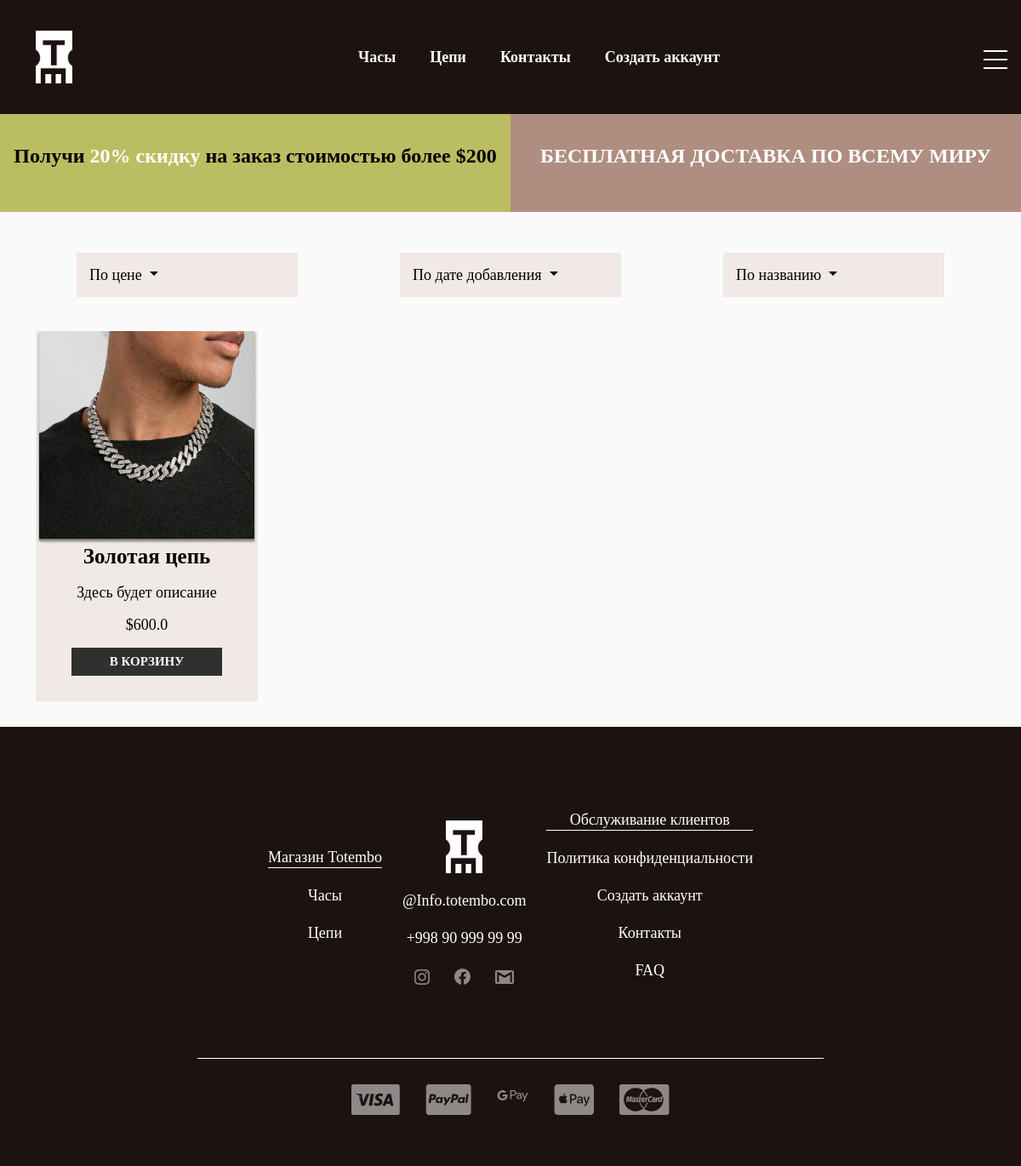
The app's page /category/2/, older data.
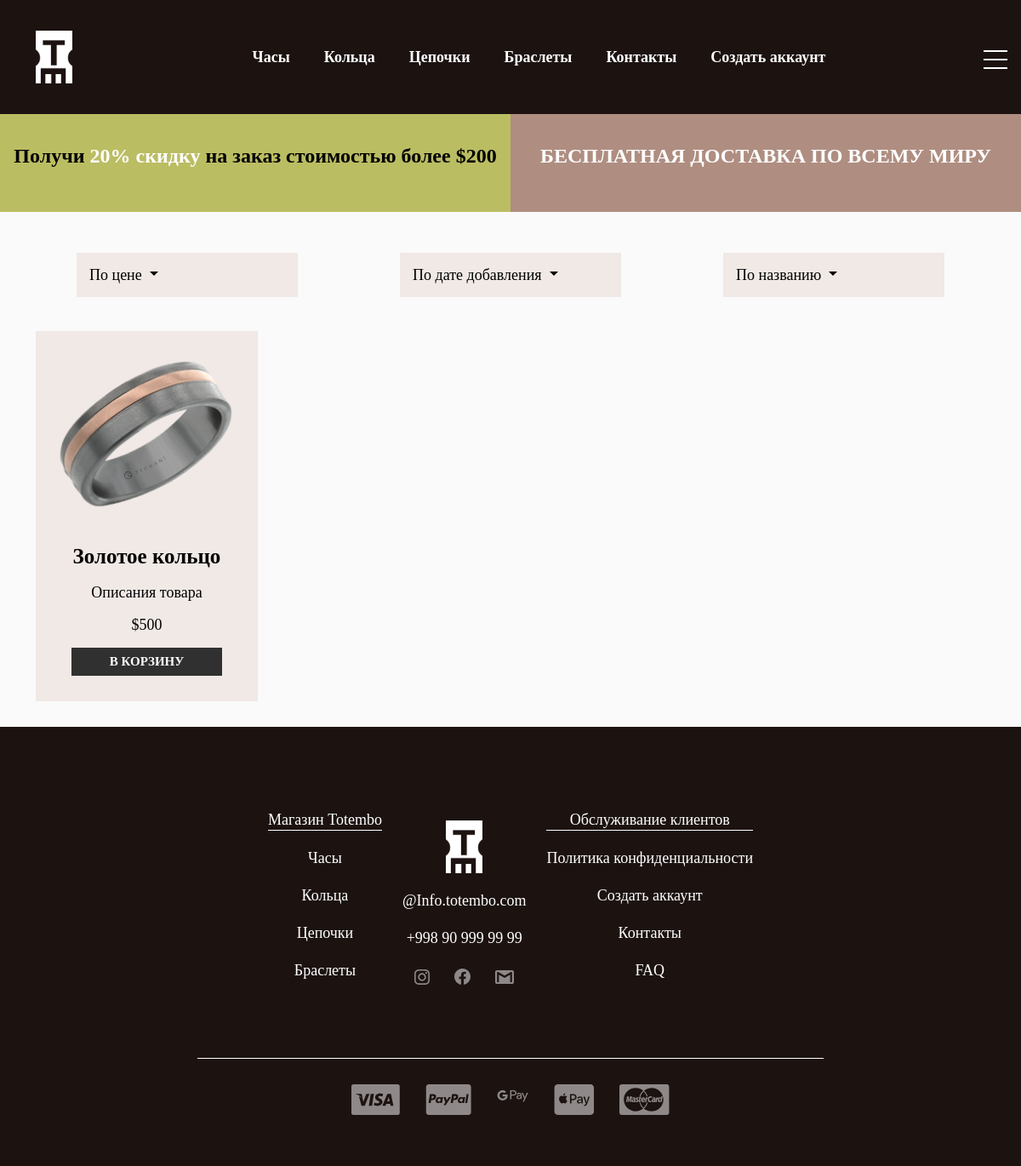
The same page, newer data.
### store/models.py (models this page shows, shortened)
class Category(models.Model):
    title = models.CharField(max_length=255, unique=True, verbose_name='Название')
    def get_absolute_url(self):
        return reverse('product_list_by_category', kwargs={'pk': self.pk})
    class Meta:
        verbose_name = 'Категория'
        verbose_name_plural = 'Категории'

class Product(models.Model):
    name = models.CharField(max_length=200)
    price = models.BigIntegerField()
    image = models.ImageField(null=True, blank=True)
    created_at = models.DateTimeField(auto_now_add=True, verbose_name='Дата создания')
    category = models.ForeignKey(Category, on_delete=models.CASCADE, verbose_name='Категория')
    quantity = models.IntegerField(verbose_name='Количество')
    description = models.TextField(default='Здесь будет описание', verbose_name='Описание')
    def get_absolute_url(self):
        return reverse('product_detail', kwargs={'pk': self.pk})
    class Meta:
        verbose_name = 'Продукт'
        verbose_name_plural = 'Продукты'

### store/views.py (the view)
# urls.py: path('category/<int:pk>/', ProductListByCategory.as_view(), name='product_list_by_category'),
class ProductListByCategory(ListView):
    model = Product
    context_object_name = 'products'
    template_name = 'store/category_product_list.html'
    def get_queryset(self):
        sort_field = self.request.GET.get('sort')
        products = Product.objects.filter(category_id=self.kwargs['pk'])
        if sort_field:
            products = products.order_by(sort_field)
        return products

### store/templatetags/store_tags.py (called while the page is built)
@register.simple_tag()
def get_categories():
    return Category.objects.all()

@register.simple_tag()
def get_sorters():
    info = [
        {
            'title': 'По цене',
            'sorters': [
                ('price', 'По возрастанию'),
                ('-price', 'По убыванию')
            ]
        },
        {
            'title': 'По дате добавления',
            'sorters': [
                ('created_at', 'Сначала старые'),
                ('-created_at', 'Сначала новые'),
            ]
        },
        {
            'title': 'По названию',
            'sorters': [
                ('name', 'от А до Я'),
                ('-name', 'от Я до А')
            ]
        },
    ]
    return info

@register.simple_tag()
def get_cart_product_quantity(request):
    data = get_cart_data(request)
    return data['cart_products_quantity']

### store/utils.py (called while the page is built, shortened)
def get_cart_data(request):
    if request.user.is_authenticated:
        cart = CartForAuthenticatedUser(request)
        cart_info = cart.get_cart_info()
    else:
        session_cart = CartForAnonymousUser(request)
        cart_info = session_cart.get_cart_info()
    order = cart_info['order']
    products = cart_info['products']
    cart_products_quantity = cart_info['cart_products_quantity']
    return {
        'order': order,
        'products': products,
        'cart_products_quantity': cart_products_quantity
    }

    def get_cart(self):
        cart = self.session.get(settings.CART_SESSION_ID)
        if not cart:
            cart = self.session['cart'] = {}
        return cart

    def get_cart_info(self):
        items = []
        order = {
            'cart_total_price': 0,
            'cart_products_quantity': 0,
            'shipping': True
        }
        cart_products_quantity = order['cart_products_quantity']
        self.save()
        return {
            'order': order,
            'products': items,
            'cart_products_quantity': cart_products_quantity
        }

    def save(self):
        self.session.modified = True

### store/templates/store/category_product_list.html
{% extends 'base.html' %}
{% load static %}
{% block style %}
<link rel="stylesheet" href="{% static 'store/css/category_product_list.css' %}">
{% endblock style %}
{% block main %}
<main>
    {% include 'store/components/_sales.html' %}
    <section class="category_products">
        <div class="products_filter">
            <div class="container">
                <div class="row justify-content-around">
                    {% include 'store/components/_dropdown_filter.html' %}
                </div>
            </div>
        </div>
        <div class="container">
            <div class="row">
                {% for product in products %}
                <div class="col-12 col-sm-6 col-md-4 col-lg-3">
                    {% include 'store/components/_product_card.html' %}
                </div>
                {% endfor %}
            </div>
        </div>
    </section>
</main>
{% endblock main %}

### templates/base.html (shortened to what this page needs)
{% load static %}
<!doctype html>
<html lang="ru">
<head>
    <link href="https://cdn.jsdelivr.net/npm/bootstrap@5.0.0-beta3/dist/css/bootstrap.min.css" rel="stylesheet"
>
    <link rel="stylesheet" href="{% static 'css/style.css' %}">
    <link rel="stylesheet" href="{% static 'css/all.min.css' %}">
    <link rel="stylesheet" href="{% static 'store/css/additional_style.css' %}">
    {% block carousel %}
    <link rel="stylesheet" href="{% static 'owl-carousel/css/owl.carousel.min.css' %}">
    <link rel="stylesheet" href="{% static 'owl-carousel/css/owl.theme.default.min.css' %}">
    {% endblock carousel %}
    {% block style %}
    {% endblock style %}
</head>
<body>
    {% block header %}
        {% include 'layout/header.html' %}
    {% endblock header %}
    {% block main %}
    {% endblock main %}
    {% block footer %}
        {% include 'layout/footer.html' %}
    {% endblock footer %}
</body>
</html>

### templates/layout/header.html (shortened to what this page needs)
{% load static %}
<header class="{% if 'category' in request.path %} mb-0 {% endif %}">
    <nav class="header_nav {% if 'category' in request.path %} mb-0 {% endif %} ">
        <div class="container">
            <div class="row align-items-center">
                <div class="col-auto">
                    <a href="{% url 'product_list' %}">
                        <img src="{% static 'images/header_logo.jpg' %}" alt="">
                    </a>
                </div>
                <div class="col-sm-8 col-lx-8 m-auto">
                    {% include 'components/_header_nav.html' %}
                </div>
            </div>
        </div>
        {% include 'components/_header_menu.html' %}
    </nav>
</header>

### templates/components/_header_nav.html
{% load store_tags %}
{% get_categories as categories %}
<ul class="header_nav-menu d-flex justify-content-center flex-wrap text-center {% if 'category' in request.path %} border-dark {% endif %}">
    {% for category in categories %}
    <li class="header_nav-item">
        <a class="header_nav-link " href="{{ category.get_absolute_url }}">{{ category.title }}</a>
    </li>
    {% endfor %}
    <li class="header_nav-item mt-3 mt-lg-0">
        <a class="header_nav-link " href="#">Контакты</a>
    </li>
    <li class="header_nav-item mt-3 mt-lg-0">
        {% if not request.user.is_authenticated %}
            <a class="header_nav-link " href="#">Создать аккаунт</a>
        {% endif %}
    </li>
</ul>

### templates/components/_header_panel.html (shortened to what this page needs)
{% load store_tags %}

### templates/components/_header_menu.html (shortened to what this page needs)
{% load static %}
{% load store_tags %}
<div class="header_lx-panel">
    <div class="hamburger">
        <div></div>
    </div>
</div>

### store/templates/store/components/_sales.html
<div class="sales_block">
    <div class="d-flex text-center">
        <div class="sales_block-first w-50">
            <p>Получи <span>20% скидку</span> на заказ стоимостью более $200</p>
        </div>
        <div class="sales_block-second w-50">
            <p>БЕСПЛАТНАЯ ДОСТАВКА ПО ВСЕМУ МИРУ</p>
        </div>
    </div>
</div>

### store/templates/store/components/_dropdown_filter.html (shortened to what this page needs)
{% load store_tags %}
{% get_sorters as data %}
{% for block in data %}
<div class="dropdown pt-2 pt-lx-0">
    <button class="products_filter-dropdown dropdown-toggle" type="button"
            id="dropdownPrice" data-bs-toggle="dropdown" aria-expanded="false">
        {{ block.title }}
    </button>
</div>
{% endfor %}

### store/templates/store/components/_product_card.html (shortened to what this page needs)
{% load static %}
<div class="product_card text-center mh-100">
    <a class="product_card-detail" href="{{ product.get_absolute_url }}">
        <div class="w-100">
            <img class="product_card-img img-fluid" style="height:250px;" src="{{ product.image.url }}" alt="">
        </div>
        <div class="product_card-description">
            <p class="product_card-name">{{ product.name }}</p>
            <p class="product_card-desc">{{ product.description }}</p>
            <p class="product_card-price">${{ product.price }}</p>
        </div>
    </a>
    {% if product.quantity > 0 %}
    <a href="{% url 'to_cart' product_id=product.pk action='add' %}" class="product_card-btn">В КОРЗИНУ</a>
    {% else %}
    <a class="product_card-txt">НЕТ В НАЛИЧИИ</a>
    {% endif %}
</div>

### templates/layout/footer.html (shortened to what this page needs)
{% load static %}
<footer>
    <div class="container">
        <div class="row flex-column flex-md-row justify-content-center align-items-center text-center">
            <div class="col-auto mt-2 mt-md-0">
                {% include 'components/_footer_nav_item.html' %}
            </div>
            <div class="col-auto mt-2 mt-md-0">
                <ul>
                    <li class="footer_nav-item">
                        <a href="">
                            <img src="{% static 'images/header_logo.jpg' %}" alt="">
                        </a>
                    </li>
                    <li class="footer_nav-item">
                        <a class="footer_nav-link" href="mailto: @Info.totembo.com">@Info.totembo.com</a>
                    </li>
                    <li class="footer_nav-item">
                        <a class="footer_nav-link" href="tel: +998909999999">+998 90 999 99 99</a>
                    </li>
                    <li class="footer_nav-item d-flex justify-content-around align-items-center">
                        <a class="footer_svg" href="">
                        </a>
                        <a class="footer_svg" href="">
                        </a>
                        <a class="footer_svg" href="">
                        </a>
                    </li>
                </ul>
            </div>
            <div class="col-auto mt-2 mt-md-0">
                <ul>
                    <li class="footer_nav-item_header"><a class="footer_nav-link_header" href="">Обслуживание
                        клиентов</a></li>
                    <li class="footer_nav-item"><a class="footer_nav-link" href="">Политика конфиденциальности</a></li>
                    {% if not request.user.is_authenticated %}
                    <li class="footer_nav-item"><a class="footer_nav-link" href="{% url 'user_form' %}">Создать
                        аккаунт</a></li>
                    {% else %}
                    <li class="footer_nav-item"><a class="footer_nav-link" href="{% url 'profile' %}">Мой профиль</a>
                    </li>
                    {% endif %}
                    <li class="footer_nav-item"><a class="footer_nav-link" href="">Контакты</a></li>
                    <li class="footer_nav-item"><a class="footer_nav-link" href="">FAQ</a></li>
                </ul>
            </div>
        </div>
        <div class="row justify-content-center">
            <div class="col-8">
                <ul class="footer_pay-block d-flex justify-content-center">
                    <li class="footer_pay-card footer_svg"><a href="">
                    </a></li>
                    <li class="footer_pay-card footer_svg"><a href="">
                    </a></li>
                    <li class="footer_pay-card footer_svg"><a href="">
                    </a></li>
                    <li class="footer_pay-card footer_svg"><a href="">
                    </a></li>
                    <li class="footer_pay-card footer_svg"><a href="">
                    </a></li>
                </ul>
            </div>
        </div>
    </div>
</footer>

### templates/components/_footer_nav_item.html
{% load store_tags %}
{% get_categories as categories %}
<ul class="">
    <li class="footer_nav-item_header">
        <a class="footer_nav-link_header" href="">Магазин Totembo</a>
    </li>
    {% for category in categories %}
    <li class="footer_nav-item">
        <a class="footer_nav-link" href="{{ category.get_absolute_url }}">{{ category.title }}</a>
    </li>
    {% endfor %}
</ul>

### static/css/style.css (style rules this page uses)
ul, li { padding: 0; margin: 0; }
a, li { text-decoration: none; list-style: none; }
header { position: relative; background-color: #1C1311; margin-bottom: 65px; }
.header_nav { margin-bottom: 65px; }
.header_nav-item { list-style: none; }
.header_nav-link { font-family: Montserrat; font-weight: 600; font-size: 18px; color: #fff; line-height: 22px; margin: 0 20px; text-decoration: none; }
.header_nav-menu { padding: 55px 0; }
.header_lx-panel { display: none; position: fixed; top: 40px; right: 60px; z-index: 1; }
.header_lx-panel .hamburger { position: absolute; top: 0; left: 0; z-index: 1; width: 60px; height: 60px; padding: 1rem; display: flex; align-items: center; justify-content: center; }
.header_lx-panel .hamburger>div { position: relative; flex: none; width: 100%; height: 2px; background: #fff; display: flex; align-items: center; justify-content: center; transition: all 0.4s ease; }
.header_lx-panel .hamburger>div::before, .header_lx-panel .hamburger>div::after { content: ''; position: absolute; z-index: 1; top: -10px; width: 100%; height: 2px; background: inherit; }
.header_lx-panel .hamburger>div::after { top: 10px; }
.product_card { position: relative; box-sizing: border-box; background: #F0E9E5; margin-bottom: 30px; transition: all 1s; padding-bottom: 30px; }
.product_card-description { padding: 0 15px; }
.product_card-name { font-family: Montserrat; font-weight: 600; font-size: 25px; line-height: 30px; color: #000000; }
.product_card-desc { font-family: Montserrat; font-weight: normal; font-size: 18px; line-height: 22px; color: #000000; }
.product_card-price { font-family: Montserrat; font-style: normal; font-weight: normal; font-size: 18px; line-height: 22px; color: #000000; }
.product_card-btn { position: relative; top: 0; left: 0; display: inline-block; padding: 10px 45px; background: #303030; font-family: Montserrat; font-style: normal; font-weight: bold; font-size: 15px; line-height: 13px; color: #FFFFFF; transition: all 0.5s; }
footer { background-color: #1C1311; padding-top: 90px; padding-bottom: 60px; }
.footer_nav-item_header { border-bottom: 1px solid white; }
.footer_nav-item { margin-top: 20px; }
.footer_nav-link { font-family: Montserrat; font-weight: 300; font-size: 18px; line-height: 22px; color: #FFFFFF; }
.footer_nav-link_header { font-family: Montserrat; font-weight: 500; font-size: 18px; line-height: 22px; color: #FFFFFF; }
.footer_pay-block { margin-top: 85px; padding-top: 30px; border-top: 1px solid white; }
.footer_pay-card { margin-left: 15px; margin-right: 15px; }
.sales_block-first { padding: 35px 0; background-color: #BBBD63; }
.sales_block-second { padding: 35px 0; background-color: #AF8E81; }
.sales_block-first p { font-family: Montserrat; font-style: normal; font-weight: 600; font-size: 24px; line-height: 29px; color: #000000; }
.sales_block-second p { font-family: Montserrat; font-style: normal; font-weight: 600; font-size: 24px; line-height: 29px; color: #FFFFFF; }
.sales_block-first span { color: #FFFFFF; }
.products_filter { margin: 40px 0; }
.dropdown { width: 260px; padding: 0; }
.products_filter-dropdown { font-family: Montserrat; font-style: normal; font-weight: normal; font-size: 18px; line-height: 22px; color: #000000; background-color: #F0E9E5; width: 100%; padding: 15px; text-align: left; border: none; }
@media only screen and (max-width: 1500px) { .header_lx-panel { display: block; } }

### static/store/css/additional_style.css (style rules this page uses)
body { background-color: hsl(0, 0%, 98%); }

### static/store/css/category_product_list.css (style rules this page uses)
header, .header_nav { margin-bottom: 0px; }
.header_nav-menu { border-bottom: None; }

Row changes from the older to the newer data that the page shows:
no longer on this page (row edited): Product: image (picture), name "Золотая цепь", description "Здесь будет описание", price "600.0", quantity "В КОРЗИНУ"
changed Category: title "Цепи" → "Кольца"
added Category: title "Цепочки"
added Category: title "Браслеты"
now on this page (row edited): Product: image (picture), name "Золотое кольцо", description "Описания товара", price "500", quantity "В КОРЗИНУ"
